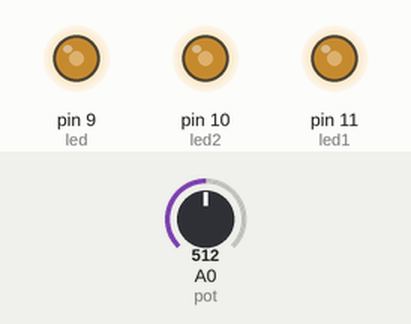
Simulated run of this sketch. Board: Arduino Uno, built with avr-gcc and run on an emulated ATmega328P. Shown: output pins drawn as LEDs (lit = HIGH). The inputs (shaded band) are chosen by the test bench; at power-on: A0 (pot) = 512.

Above: at 1.2 s.
1.3 s: A0 (pot) set to 716
At 2.1 s:
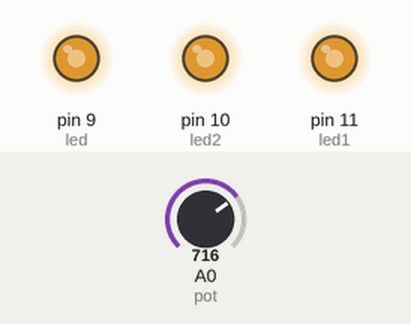
2.8 s: A0 (pot) set to 900
At 3.3 s:
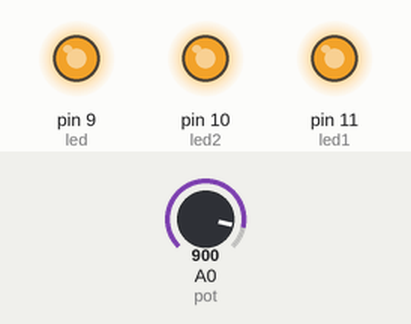
4.3 s: A0 (pot) set to 122
At 5.5 s:
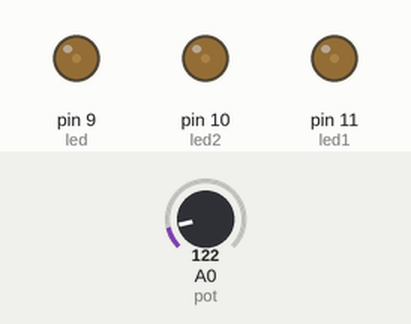
5.8 s: A0 (pot) set to 0
At 6.7 s:
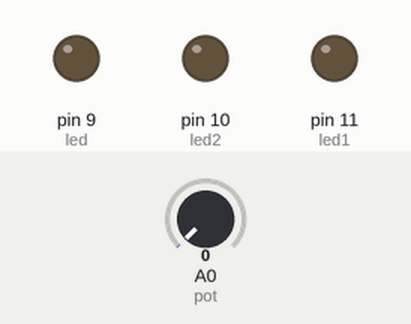
Timing chart, 0 to 8.3 s (numbered marks = the images above; inputs shaded):
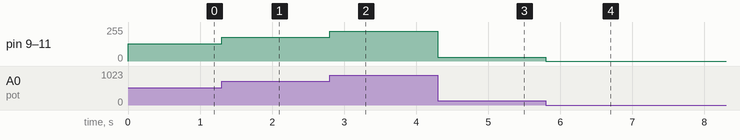

Measured:
- after the input at 1.3 s, pin 9 (led), pin 10 (led2), pin 11 (led1): 128/255 → 179/255 at once
- after the input at 2.8 s, pin 9 (led), pin 10 (led2), pin 11 (led1): 179/255 → 225/255 at once
- after the input at 4.3 s, pin 9 (led), pin 10 (led2), pin 11 (led1): 225/255 → 30/255 at once
- after the input at 5.8 s, pin 9 (led), pin 10 (led2), pin 11 (led1): 30/255 → 0/255 at once

The sketch:

sketch_mar12a.ino
```cpp
#define led 9
#define pot A0
#define led1 11
#define led2 10
void setup() {
pinMode(led , OUTPUT);
pinMode(pot, INPUT);
}

void loop() {
 int x;
 x= analogRead(pot)/4;
 analogWrite(led, x);
 analogWrite(led1, x);
 analogWrite(led2, x);
}
```
